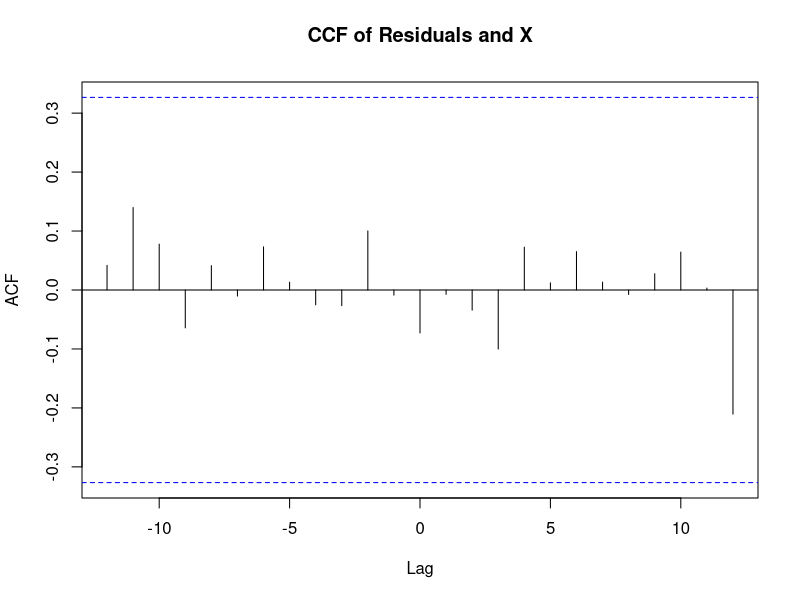
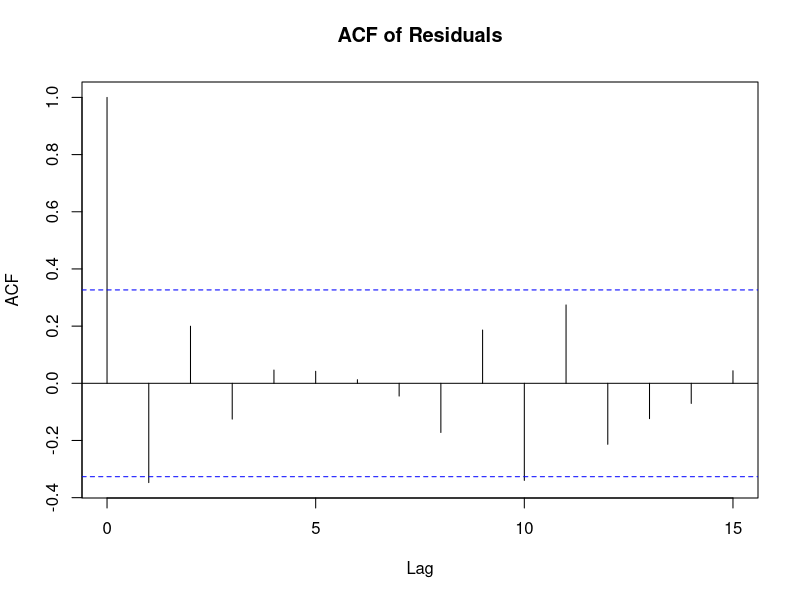
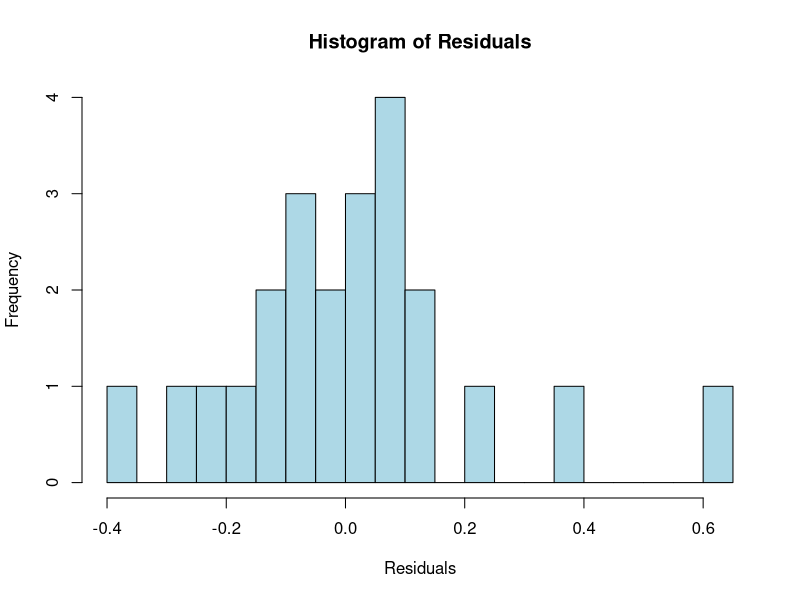
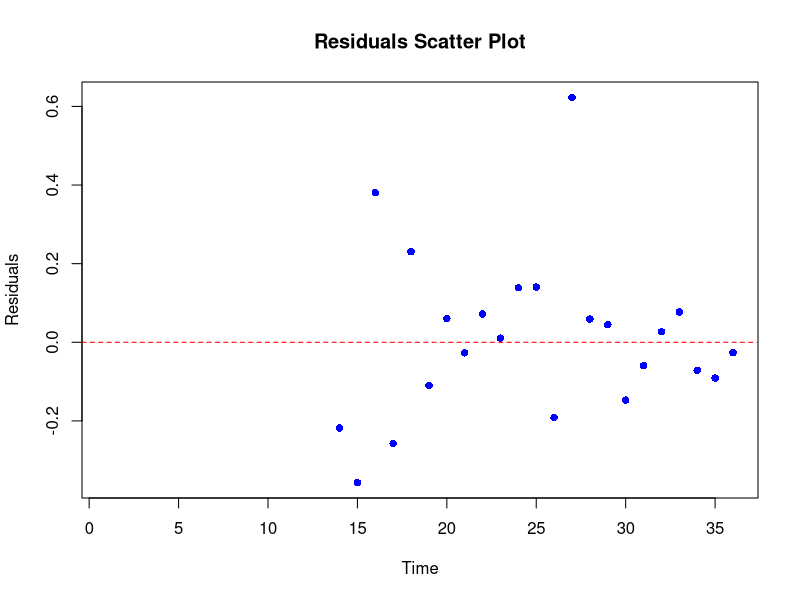
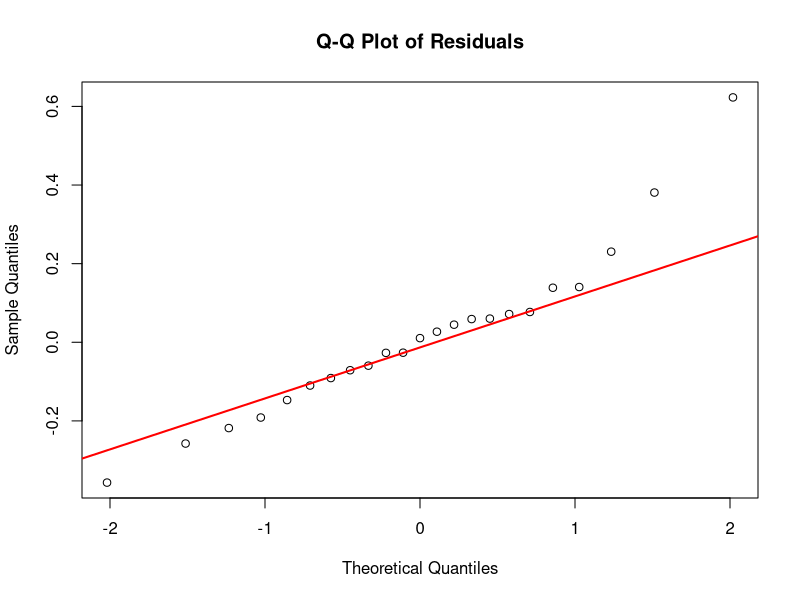
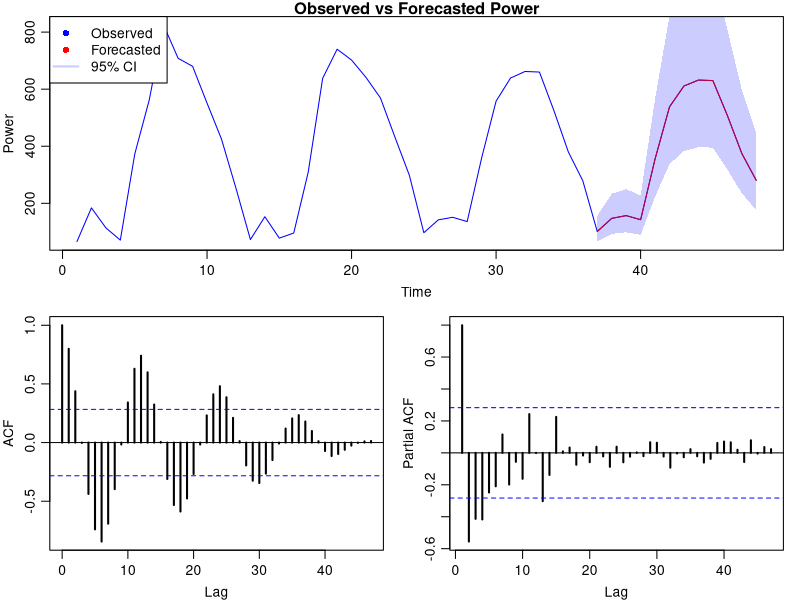

Reproduce these figures in R, in order.
## 2 - Predicting monthly solar power
#Load data
solar <- read.csv("assignment3/datasolar.csv")

mu <- 5.72 
ar1 <- -0.38  
ar12 <- -0.94  
ar13 <- ar1 * ar12  
e_var <- 0.22^2
k <- 12

# 2.1
solar$xt <- log(solar$power) - mu
# Calculate one-step ahead prediction errors (residuals)
# We need to use the formula:
# ε̂(t+1|t) = X(t+1) + φ1*X(t) + Φ1*X(t-11) + φ1*Φ1*X(t-12)

residuals <- NA

for(t in 14:nrow(solar)) {
      residuals[t] <- solar$xt[t] + 
                       ar1 * solar$xt[t-1] + 
                       ar12 * solar$xt[t-12] + 
                       ar13 * solar$xt[t-13]
}

# Model validation - check i.i.d. assumption
# 1. Basic statistics
mean_residuals <- mean(residuals, na.rm = TRUE)
var_residuals <- var(residuals, na.rm = TRUE)
cat("Mean of residuals:", mean_residuals, "\n")
cat("Variance of residuals:", var_residuals, "\n")
cat("Expected variance:", e_var, "\n")

# 2. Check independence (autocorrelation)
png("acf_residuals.png", width=800, height=600)
acf(residuals, na.action = na.pass, main = "ACF of Residuals")
dev.off()

png("histogram_residuals.png", width=800, height=600)
hist(residuals, breaks=30, main="Histogram of Residuals", xlab="Residuals", col="lightblue", border="black")
dev.off()
ccf(residuals, solar$xt, na.action = na.pass, main = "CCF of Residuals and X")
png("scatter_residuals.png", width=800, height=600)
plot(residuals, type="p", pch=16, col="blue", main="Residuals Scatter Plot", xlab="Time", ylab="Residuals")
abline(h=0, col="red", lty=2)
dev.off()

png("qqplot_residuals.png", width=800, height=600)
qqnorm(residuals, main="Q-Q Plot of Residuals")
qqline(residuals, col="red", lwd=2)
dev.off()

# Shapiro-Wilk test
shapiro_test <- shapiro.test(residuals)
cat("Shapiro-Wilk test p-value:", shapiro_test$p.value, "\n")
#since the p-value is 0.1515613 > 0.05, this means that we cannot reject the null hypothesis
#that the residuals are normally distributed.

predict_power_with_ci <- function(X, ar1, ar12, ar13, mu, k, e_var) {
  X_pred <- numeric(k)
  X_history <- tail(X, 13)  

  # Calculate prediction variance for each horizon
  var_k <- numeric(k)
  # For AR(1) model, we need to calculate the coefficients for the prediction variance
  # psi_1 = ar1, psi_2 = ar1^2, ..., psi_(k-1) = ar1^(k-1)
  psi_coef <- numeric(k-1)
  if (k > 1) {
    psi_coef[1] <- ar1  
    for (j in 2:(k-1)) {
      psi_coef[j] <- ar1 * psi_coef[j-1]
    }
  }
  
  for (i in 1:k) {
    X_pred[i] <- -ar1 * X_history[13] - ar12 * X_history[2] - ar13 * X_history[1]

    X_history <- c(X_history[-1], X_pred[i])
    
    # variance using equation 5.151
    # For AR(1): var_k[i] = e_var * (1 + psi_1^2 + psi_2^2 + ... + psi_(i-1)^2)
    if (i == 1) {
      var_k[i] <- e_var
    } else {
      var_k[i] <- e_var * (1 + sum(psi_coef[1:(i-1)]^2))
    }
  }
  
  # Critical value for 95% confidence interval
  z_critical <- qnorm(0.975)  
  
  # Calculate confidence intervals
  lower_bound <- X_pred - z_critical * sqrt(var_k)
  upper_bound <- X_pred + z_critical * sqrt(var_k)
  
  # Transform back to power (need to account for log transformation properly)
  Y_pred <- exp(X_pred + mu)
  
  # For log-transformed data, the correct CI transformation is:
  Y_lower <- exp(X_pred + mu - z_critical * sqrt(var_k))
  Y_upper <- exp(X_pred + mu + z_critical * sqrt(var_k))
  
  # Create dataframe for results
  df <- data.frame(
    year = rep(2011, k),
    month = 1:k,
    power = Y_pred,
    xt = X_pred,
    power_lower = Y_lower,
    power_upper = Y_upper
  )
  
  return(df)
}

set.seed(1)
predictions <- predict_power_with_ci(solar$xt, ar1, ar12, ar13, mu, k, e_var)

solar$power_lower <- NA #to match predictions structure
solar$power_upper <- NA #to match predictions structure

df <- rbind(solar, predictions)

plotit <- function(df, filename="plot2.1.png") {
  png(filename, width=800, height=600)
  
  n_obs <- nrow(df) - k  
  
  layout(rbind(1, 2:3))
  par(mar=c(3,3,1,1), mgp=c(2, 0.7,0))
  
  
  plot(df$power, type="l", col="blue", pch=16, ylab="Power", xlab="Time", main="Observed vs Forecasted Power")
  lines((n_obs+1):nrow(df), df$power[(n_obs+1):nrow(df)], col="red", pch=16)
  polygon(c(1:nrow(df), rev(1:nrow(df))),
          c(df$power_lower, rev(df$power_upper)),
          col=rgb(0, 0, 1, alpha=0.2), border=NA) 
  
  legend("topleft", legend=c("Observed", "Forecasted", "95% CI"), col=c("blue", "red", rgb(0, 0, 1, alpha=0.2)), pch=c(16, 16, NA), lty=c(NA, NA, 1), lwd=c(2, 2, 2))

  # ACF and PACF plots
  acf(df$power, lag.max=50, lwd=2, main="ACF of Power")
  pacf(df$power, lag.max=50, lwd=2, main="PACF of Power")
  dev.off()
}
plotit(df, "plot3.2.png")

#2.4
#Comment: would you trust the forecast? Do you think the prediction intervals have correct
#we wouldn't fully trust this forecast. The prediction intervals are too narrow because we only 
#used the AR(1) part to calculate them, ignoring the seasonal component.
#While the point forecasts may be reasonable since they come from the full seasonal model,
#the intervals don't capture all the uncertainty. The intervals do get wider for longer forecasts,
#but they're still not wide enough to show the true range of possible outcomes.